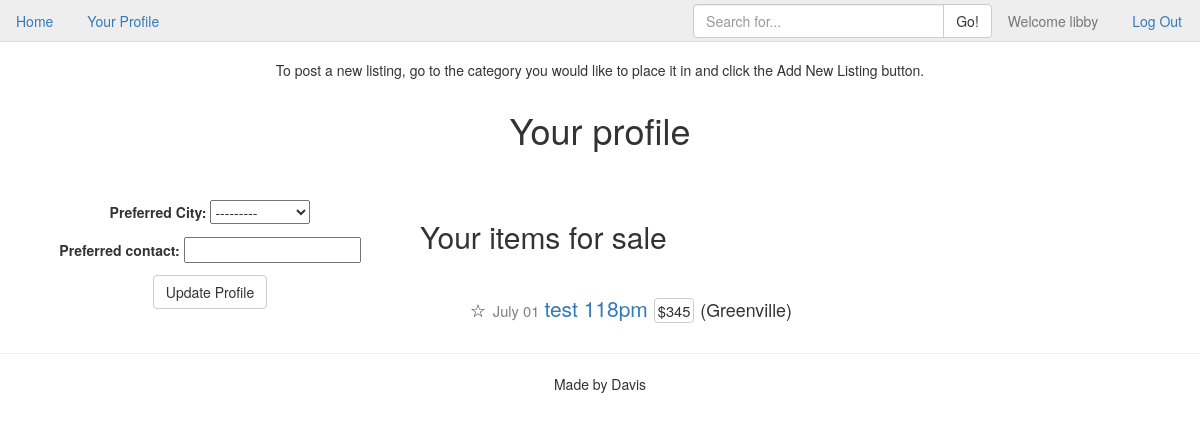
/register/profile/ (signed in), run on the app's committed database.
### cl_app/models.py (models this page shows, shortened)
class Listing(models.Model):
    user = models.ForeignKey('auth.User')
    listing_city = models.ForeignKey(City)
    category = models.ForeignKey(ListingType)
    title = models.CharField(max_length=40)
    price = models.IntegerField()
    description = models.TextField()
    photo = models.ImageField(upload_to="listing_photos", null=True, blank=True, verbose_name="Listing Photo")
    created = models.DateTimeField(auto_now_add=True)
    class Meta:
        ordering = ['-created']

class City(models.Model):
    city = models.CharField(max_length=20)
    def __str__(self):
        return self.city

### cl_app/views.py (the view)
# urls.py: url(r'^register/profile/$', ProfileView.as_view(), name='profile_view'),
class ProfileView(UpdateView):
    fields = ['profile_city', 'preferred_contact']
    success_url = reverse_lazy("index_view")
    def get_object(self, queryset=None):
        return self.request.user.profile
    def get_context_data(self, **kwargs):
        context = super().get_context_data(**kwargs)
        context['user_listings'] = Listing.objects.filter(user=self.request.user)
        return context

### templates/cl_app/profile_form.html (shortened to what this page needs)
{% extends "base.html" %}
{% block body %}
    <h1 class="text-center">Your profile</h1>
    <br>
    <br>
    <div class="row">
        <div class="col-md-4">
            <form class="form-center text-center" action="" method="post">
                {{ form.as_p }}
                <input class="btn btn-default" type="submit" name="updateprofile" value="Update Profile">
            </form>
        </div>
        <div class="col-md-8">
            <h2>Your items for sale</h2>
            <br>
            {% for item in user_listings %}
            <div class="row listing-list">
                <p><small>&#9734;</small>
                    <span class="time">{{ item.created|date:"N d" }} </span>
                    <a href="{% url 'listing_detail_view' item.pk %}">{{ item.title }} </a>
                    <span class="price">${{ item.price }}</span>
                    <small>({{ item.listing_city }}) </small>
                </p>
            </div>
            {% empty %}
            <h4>Sorry, no items in this list.</h4>
            {% endfor %}
        </div>
    </div>
{% endblock %}

### templates/base.html (shortened to what this page needs)
{% load staticfiles %}
<!DOCTYPE html>
<html>
    <head>
        <link rel="stylesheet" href="{% static 'cl_app/css/bootstrap.min.css' %}">
        <link rel="stylesheet" href="{% static 'cl_app/css/main.css' %}">
    </head>
    <body>
        <ul class="nav nav-tabs navbar-fixed-top">
            <li role="presentation"><a href="{% url 'index_view' %}">Home</a></li>
            {% if request.user.is_authenticated %}
                <li role="presentation" class=""><a href="{% url 'profile_view' %}">Your Profile</a></li>
                <li role="presentation" class="pull-right"><a href="{% url 'logout' %}?next={% url 'index_view' %}">Log Out</a></li>
                <li role="presentation" class="disabled pull-right"><a href="#">Welcome {{ request.user }}</a></li>
            {% else %}
                <li role="presentation"><a href="{% url 'register_view' %}">Get an account</a></li>
                <li role="presentation"><a href="{% url 'login' %}">Login</a></li>
            {% endif %}
            <form id="searchform" action="{% url 'search_list_view' %}" method="get" accept-charset="utf-8">
                <div class="input-group col-md-3 pull-right">
                    <input class="form-control" id="searchbox" name="q" type="text" placeholder="Search for...">
                    <span class="input-group-btn">
                        <button class="btn btn-default" type="button">Go!</button>
                    </span>
                </div>
            </form>
        </ul>
        {% block hero %}
        <p class="text-center">To post a new listing, go to the category you would like to place it in and click the Add New Listing button.</p>
        {% endblock %}
        <div class="container">
            {% block body %}{% endblock %}
        </div>
    </body>
    <footer>
        <hr>
        <p class="text-center">Made by Davis</p>
    </footer>
</html>

### cl_app/static/cl_app/css/main.css (style rules this page uses)
body { margin-top: 60px; }
.nav { background-color: #EEEEEE; }
.price { font-size: .7em; border: 1px solid #ccc; -webkit-border-radius: .25em; -moz-border-radius: .25em; border-radius: .25em; padding: 1px 3px; }
.time { font-size: 0.7em; line-height: 1em; padding: 1px; color: gray; vertical-align: middle; }
.listing-list { margin-left: 50px; margin-top: 10px; font-size: 1.5em; }
#searchform { margin-top: 4px; margin-right: 5px; }

### data on the page
Listing: created "July 01", title "test 118pm", price "345", listing_city "Greenville"

### other printed values
{{ request.user }} "libby"
